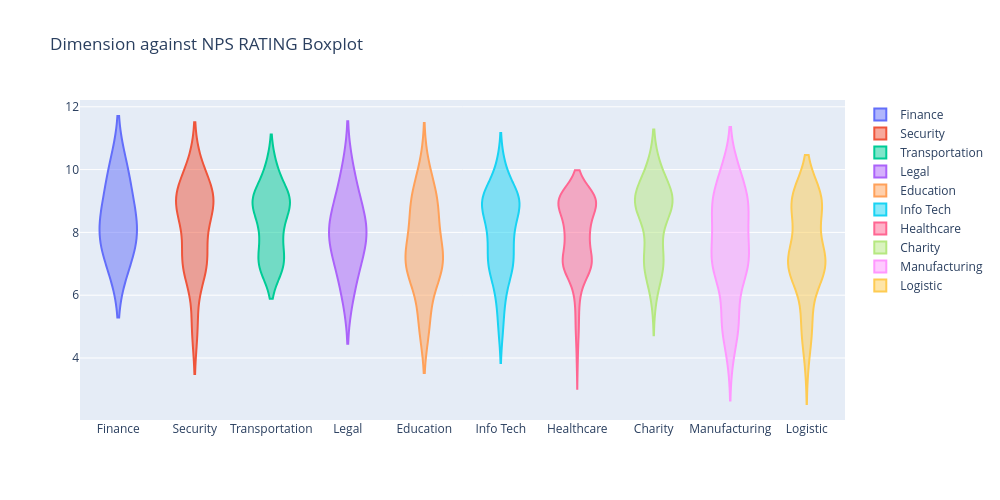

The cell this chart's notebook holds for it:
### Code cell
fig = go.Figure()

for cat in merged_df1['SECTOR'].unique():
    subset = merged_df1[merged_df1['SECTOR'] == cat]
    fig.add_trace(
        go.Violin(
            x=subset['SECTOR'],
            y=subset['NPS RATING'],
            name=cat,
        )
    )

fig.update_layout(autosize=True, title='Dimension against NPS RATING Boxplot', boxmode='group', boxgroupgap=0.6, boxgap=0,height=500,width=1000)

fig.show()

### Figure 1 — Plotly figure (JSON) as saved in the notebook; plotly's stock layout.template omitted (floating-point values rounded to 4 significant figures)
{"data": [{"name": "Finance", "type": "violin", "x": ["Finance", "Finance", "Finance", "Finance", "Finance"], "y": [8, 9, 7, 8, 10]}, {"name": "Security", "type": "violin", "x": ["Security", "Security", "Security", "Security", "Security", "Security", "Security", "Security", "Security", "Security", "Security", "Security", "Security", "Security", "Security", "Security", "Security", "Security", "Security", "Security", "Security", "Security", "Security", "Security", "Security", "Security", "Security"], "y": [7, 8, 8, 9, 9, 7, 9, 10, 9, 10, 9, 7, 9, 7, 9, 7, 9, 7, 5, 9, 9, 7, 5, 7, 9, 10, 9]}, {"name": "Transportation", "type": "violin", "x": ["Transportation", "Transportation", "Transportation", "Transportation", "Transportation", "Transportation", "Transportation", "Transportation", "Transportation", "Transportation", "Transportation", "Transportation", "Transportation", "Transportation", "Transportation", "Transportation", "Transportation", "Transportation", "Transportation", "Transportation", "Transportation", "Transportation", "Transportation", "Transportation", "Transportation", "Transportation", "Transportation", "Transportation"], "y": [8, 7, 7, 9, 9, 9, 9, 7, 7, 9, 9, 9, 8, 9, 9, 10, 8, 9, 8, 9, 7, 9, 10, 10, 7, 8, 7, 7]}, {"name": "Legal", "type": "violin", "x": ["Legal", "Legal", "Legal", "Legal", "Legal", "Legal", "Legal", "Legal", "Legal", "Legal"], "y": [7, 7, 8, 8, 6, 9, 8, 9, 8, 10]}, {"name": "Education", "type": "violin", "x": ["Education", "Education", "Education", "Education", "Education", "Education", "Education", "Education", "Education", "Education", "Education", "Education", "Education", "Education", "Education", "Education", "Education", "Education", "Education", "Education", "Education", "Education", "Education", "Education", "Education", "Education", "Education", "Education", "Education", "Education"], "y": [9, 10, 7, 9, 10, 7, 7, 7, 9, 5, 7, 7, 7, 7, 7, 8, 9, 7, 8, 8, 9, 7, 6, 8, 5, 9, 8, 9, 5, 6]}, {"name": "Info Tech", "type": "violin", "x": ["Info Tech", "Info Tech", "Info Tech", "Info Tech", "Info Tech", "Info Tech", "Info Tech", "Info Tech", "Info Tech", "Info Tech", "Info Tech", "Info Tech", "Info Tech", "Info Tech", "Info Tech", "Info Tech", "Info Tech", "Info Tech", "Info Tech", "Info Tech", "Info Tech", "Info Tech", "Info Tech", "Info Tech", "Info Tech", "Info Tech", "Info Tech", "Info Tech", "Info Tech", "Info Tech", "Info Tech", "Info Tech", "Info Tech", "Info Tech", "Info Tech", "Info Tech", "Info Tech", "Info Tech", "Info Tech", "Info Tech", "Info Tech", "Info Tech", "Info Tech", "Info Tech", "Info Tech", "Info Tech", "Info Tech", "Info Tech", "Info Tech", "Info Tech", "Info Tech", "Info Tech", "Info Tech", "Info Tech", "Info Tech", "Info Tech", "Info Tech", "Info Tech", "Info Tech", "Info Tech", "Info Tech", "Info Tech", "Info Tech", "Info Tech", "Info Tech", "Info Tech", "Info Tech", "Info Tech"], "y": [7, 5, 9, 9, 9, 9, 8, 9, 7, 9, 7, 8, 9, 7, 9, 8, 9, 6, 9, 9, 6, 10, 6, 7, 9, 8, 8, 7, 9, 9, 7, 7, 10, 9, 6, 9, 5, 5, 6, 7, 7, 8, 9, 9, 10, 7, 9, 7, 9, 9, 7, 9, 8, 9, 9, 8, 7, 8, 7, 10, 8, 10, 8, 7, 8, 8, 9, 9]}, {"name": "Healthcare", "type": "violin", "x": ["Healthcare", "Healthcare", "Healthcare", "Healthcare", "Healthcare", "Healthcare", "Healthcare", "Healthcare", "Healthcare", "Healthcare", "Healthcare", "Healthcare", "Healthcare", "Healthcare", "Healthcare", "Healthcare", "Healthcare", "Healthcare", "Healthcare", "Healthcare", "Healthcare", "Healthcare", "Healthcare", "Healthcare", "Healthcare", "Healthcare", "Healthcare", "Healthcare", "Healthcare", "Healthcare", "Healthcare", "Healthcare", "Healthcare", "Healthcare", "Healthcare", "Healthcare", "Healthcare", "Healthcare", "Healthcare", "Healthcare", "Healthcare", "Healthcare", "Healthcare", "Healthcare", "Healthcare", "Healthcare", "Healthcare", "Healthcare", "Healthcare", "Healthcare", "Healthcare", "Healthcare", "Healthcare", "Healthcare", "Healthcare", "Healthcare", "Healthcare", "Healthcare", "Healthcare", "Healthcare", "Healthcare", "Healthcare", "Healthcare", "Healthcare", "Healthcare", "Healthcare", "Healthcare", "Healthcare", "Healthcare", "Healthcare", "Healthcare", "Healthcare", "Healthcare", "Healthcare", "Healthcare", "Healthcare", "Healthcare", "Healthcare", "Healthcare", "Healthcare", "Healthcare", "Healthcare", "Healthcare", "Healthcare", "Healthcare", "Healthcare", "Healthcare", "Healthcare", "Healthcare", "Healthcare", "Healthcare", "Healthcare", "Healthcare", "Healthcare", "Healthcare", "Healthcare"], "y": [7, 9, 8, 9, 6, 7, 9, 7, 7, 7, 8, 8, 7, 8, 9, 8, 8, 8, 9, 7, 8, 9, 9, 7, 7, 9, 9, 7, 8, 7, 9, 9, 5, 6, 7, 8, 9, 4, 5, 7, 6, 7, 9, 7, 9, 9, 7, 7, 7, 8, 9, 8, 9, 7, 9, 9, 7, 7, 5, 9, 8, 9, 8, 9, 9, 9, 9, 7, 9, 7, 9, 8, 9, 9, 8, 9, 8, 8, 9, 7, 8, 7, 8, 9, 9, 9, 9, 9, 9, 7, 7, 7, 7, 9, 9, 6]}, {"name": "Charity", "type": "violin", "x": ["Charity", "Charity", "Charity", "Charity", "Charity", "Charity", "Charity", "Charity", "Charity", "Charity", "Charity", "Charity", "Charity", "Charity", "Charity", "Charity", "Charity", "Charity", "Charity", "Charity", "Charity", "Charity", "Charity", "Charity"], "y": [8, 9, 8, 10, 9, 7, 9, 9, 9, 10, 7, 9, 7, 9, 9, 10, 9, 7, 9, 6, 9, 7, 7, 9]}, {"name": "Manufacturing", "type": "violin", "x": ["Manufacturing", "Manufacturing", "Manufacturing", "Manufacturing", "Manufacturing", "Manufacturing", "Manufacturing", "Manufacturing", "Manufacturing", "Manufacturing", "Manufacturing", "Manufacturing", "Manufacturing", "Manufacturing", "Manufacturing", "Manufacturing", "Manufacturing", "Manufacturing", "Manufacturing", "Manufacturing", "Manufacturing", "Manufacturing", "Manufacturing", "Manufacturing", "Manufacturing", "Manufacturing", "Manufacturing", "Manufacturing", "Manufacturing", "Manufacturing", "Manufacturing", "Manufacturing", "Manufacturing", "Manufacturing", "Manufacturing", "Manufacturing", "Manufacturing", "Manufacturing", "Manufacturing", "Manufacturing", "Manufacturing", "Manufacturing", "Manufacturing", "Manufacturing", "Manufacturing", "Manufacturing", "Manufacturing", "Manufacturing", "Manufacturing", "Manufacturing", "Manufacturing", "Manufacturing", "Manufacturing", "Manufacturing", "Manufacturing", "Manufacturing", "Manufacturing", "Manufacturing", "Manufacturing", "Manufacturing", "Manufacturing", "Manufacturing", "Manufacturing", "Manufacturing", "Manufacturing", "Manufacturing", "Manufacturing"], "y": [10, 10, 9, 7, 9, 8, 7, 7, 9, 9, 6, 7, 7, 9, 10, 6, 5, 6, 8, 9, 9, 6, 7, 9, 10, 6, 4, 8, 7, 7, 8, 7, 8, 8, 9, 9, 7, 10, 8, 5, 5, 5, 9, 10, 10, 9, 9, 8, 9, 8, 9, 7, 5, 7, 5, 7, 9, 8, 5, 7, 7, 8, 8, 7, 4, 5, 7]}, {"name": "Logistic", "type": "violin", "x": ["Logistic", "Logistic", "Logistic", "Logistic", "Logistic", "Logistic", "Logistic", "Logistic", "Logistic", "Logistic", "Logistic", "Logistic", "Logistic", "Logistic", "Logistic", "Logistic", "Logistic", "Logistic", "Logistic", "Logistic", "Logistic", "Logistic", "Logistic", "Logistic", "Logistic", "Logistic", "Logistic", "Logistic", "Logistic", "Logistic", "Logistic", "Logistic", "Logistic", "Logistic", "Logistic", "Logistic", "Logistic"], "y": [9, 7, 9, 7, 7, 7, 7, 7, 7, 8, 9, 9, 7, 5, 9, 5, 9, 5, 9, 7, 6, 4, 7, 9, 9, 7, 7, 7, 7, 9, 9, 9, 7, 9, 7, 5, 8]}], "layout": {"autosize": true, "boxgap": 0, "boxgroupgap": 0.6, "boxmode": "group", "height": 500, "title": {"text": "Dimension against NPS RATING Boxplot"}, "width": 1000}}
